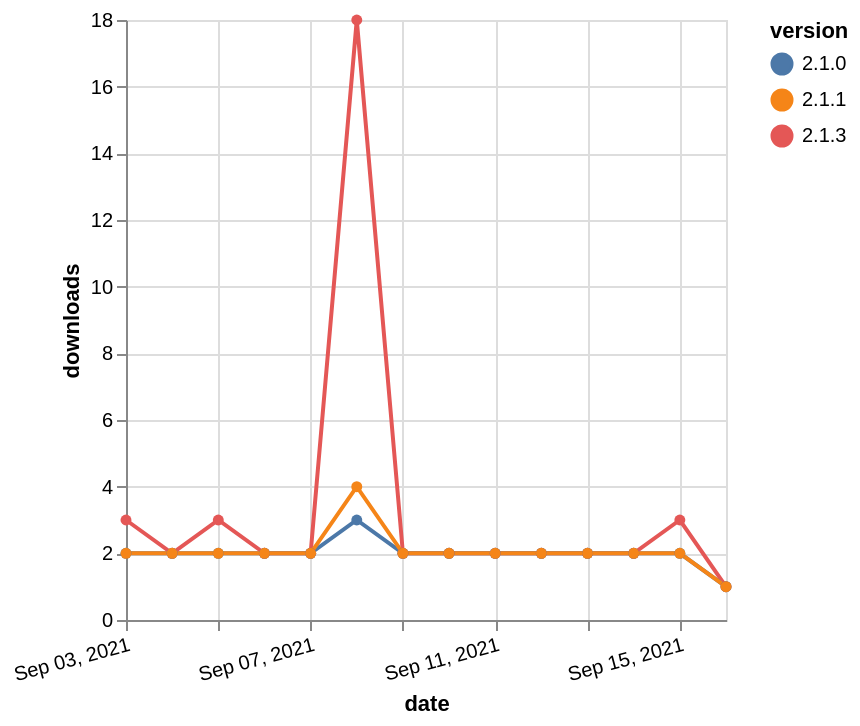

The specification (Vega-Lite) saved for this image:
### Vega-Lite specification from a JSON file in a GitHub repository (floating-point values rounded to 4 significant figures)
{"$schema": "https://vega.github.io/schema/vega-lite/v5.json", "description": "A simple bar chart with embedded data.", "data": {"values": [{"date": "2021-09-03", "total": 2004, "delta": 3, "version": "2.1.3"}, {"date": "2021-09-04", "total": 2006, "delta": 2, "version": "2.1.3"}, {"date": "2021-09-05", "total": 2009, "delta": 3, "version": "2.1.3"}, {"date": "2021-09-06", "total": 2011, "delta": 2, "version": "2.1.3"}, {"date": "2021-09-07", "total": 2013, "delta": 2, "version": "2.1.3"}, {"date": "2021-09-08", "total": 2031, "delta": 18, "version": "2.1.3"}, {"date": "2021-09-09", "total": 2033, "delta": 2, "version": "2.1.3"}, {"date": "2021-09-10", "total": 2035, "delta": 2, "version": "2.1.3"}, {"date": "2021-09-11", "total": 2037, "delta": 2, "version": "2.1.3"}, {"date": "2021-09-12", "total": 2039, "delta": 2, "version": "2.1.3"}, {"date": "2021-09-13", "total": 2041, "delta": 2, "version": "2.1.3"}, {"date": "2021-09-14", "total": 2043, "delta": 2, "version": "2.1.3"}, {"date": "2021-09-15", "total": 2046, "delta": 3, "version": "2.1.3"}, {"date": "2021-09-16", "total": 2047, "delta": 1, "version": "2.1.3"}, {"date": "2021-09-03", "total": 1960, "delta": 2, "version": "2.1.0"}, {"date": "2021-09-04", "total": 1962, "delta": 2, "version": "2.1.0"}, {"date": "2021-09-05", "total": 1964, "delta": 2, "version": "2.1.0"}, {"date": "2021-09-06", "total": 1966, "delta": 2, "version": "2.1.0"}, {"date": "2021-09-07", "total": 1968, "delta": 2, "version": "2.1.0"}, {"date": "2021-09-08", "total": 1971, "delta": 3, "version": "2.1.0"}, {"date": "2021-09-09", "total": 1973, "delta": 2, "version": "2.1.0"}, {"date": "2021-09-10", "total": 1975, "delta": 2, "version": "2.1.0"}, {"date": "2021-09-11", "total": 1977, "delta": 2, "version": "2.1.0"}, {"date": "2021-09-12", "total": 1979, "delta": 2, "version": "2.1.0"}, {"date": "2021-09-13", "total": 1981, "delta": 2, "version": "2.1.0"}, {"date": "2021-09-14", "total": 1983, "delta": 2, "version": "2.1.0"}, {"date": "2021-09-15", "total": 1985, "delta": 2, "version": "2.1.0"}, {"date": "2021-09-16", "total": 1986, "delta": 1, "version": "2.1.0"}, {"date": "2021-09-03", "total": 1952, "delta": 2, "version": "2.1.1"}, {"date": "2021-09-04", "total": 1954, "delta": 2, "version": "2.1.1"}, {"date": "2021-09-05", "total": 1956, "delta": 2, "version": "2.1.1"}, {"date": "2021-09-06", "total": 1958, "delta": 2, "version": "2.1.1"}, {"date": "2021-09-07", "total": 1960, "delta": 2, "version": "2.1.1"}, {"date": "2021-09-08", "total": 1964, "delta": 4, "version": "2.1.1"}, {"date": "2021-09-09", "total": 1966, "delta": 2, "version": "2.1.1"}, {"date": "2021-09-10", "total": 1968, "delta": 2, "version": "2.1.1"}, {"date": "2021-09-11", "total": 1970, "delta": 2, "version": "2.1.1"}, {"date": "2021-09-12", "total": 1972, "delta": 2, "version": "2.1.1"}, {"date": "2021-09-13", "total": 1974, "delta": 2, "version": "2.1.1"}, {"date": "2021-09-14", "total": 1976, "delta": 2, "version": "2.1.1"}, {"date": "2021-09-15", "total": 1978, "delta": 2, "version": "2.1.1"}, {"date": "2021-09-16", "total": 1979, "delta": 1, "version": "2.1.1"}]}, "width": "container", "mark": {"type": "line", "point": {"filled": true}}, "encoding": {"x": {"field": "date", "type": "temporal", "timeUnit": "yearmonthdate", "title": "date", "axis": {"labelAngle": -15}}, "y": {"field": "delta", "type": "quantitative", "title": "downloads"}, "color": {"field": "version", "type": "nominal"}, "tooltip": {"field": "delta"}}}
